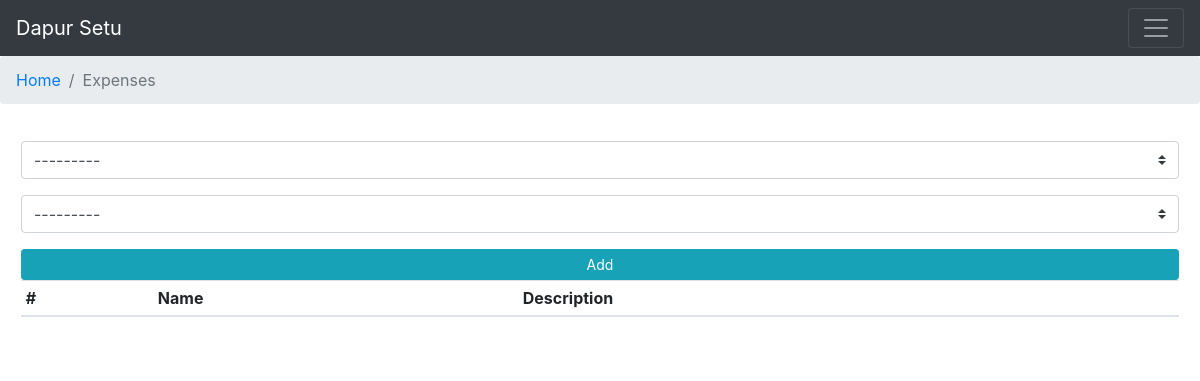
/pengeluaran/ (signed in), run on an earlier commit of the app's database.
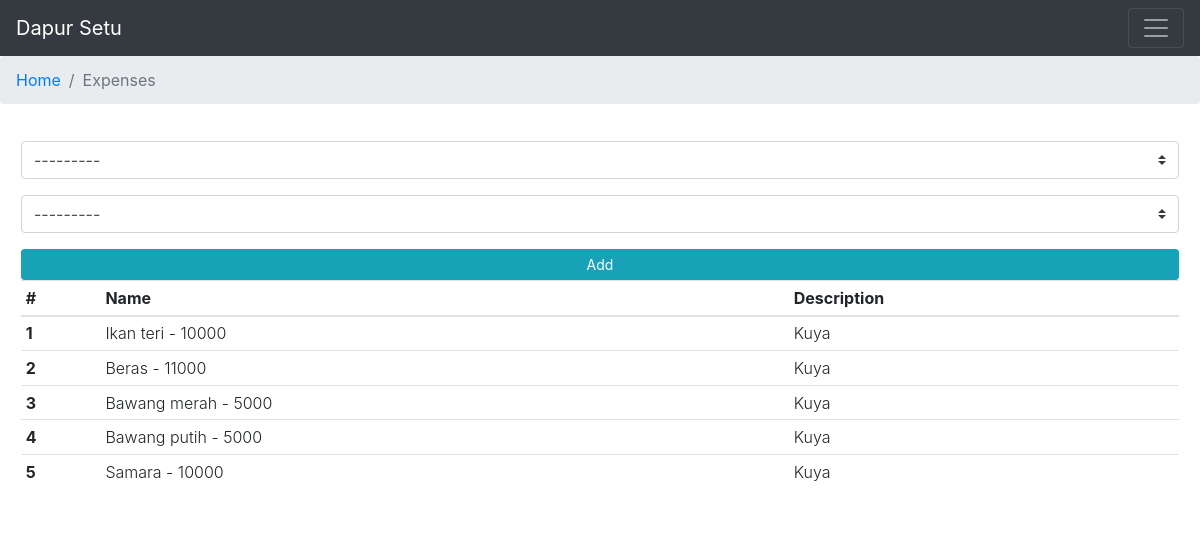
And on a later commit of the database.
### account/models.py (models this page shows, shortened)
class Pengeluaran(models.Model):
    user = models.ForeignKey(User, on_delete=models.CASCADE, related_name='pengeluarans')
    barang = models.ForeignKey(Barang, on_delete=models.CASCADE, related_name='pengeluarans')
    keterangan = models.ForeignKey(Penjualan, on_delete=models.CASCADE, related_name='pengeluarans')
    pub_date = models.DateTimeField(auto_now_add=True)
    class Meta:
        db_table = 'pengeluaran'

class Barang(models.Model):
    user = models.ForeignKey(User, on_delete=models.CASCADE, related_name='barangs')
    nama_barang = models.CharField(max_length=255)
    qty = models.IntegerField(default=0,null=True)
    harga = models.IntegerField(default=0,null=True)
    pub_date = models.DateTimeField(auto_now_add=True)
    class Meta:
        db_table = 'barang'
    def __str__(self):
        ret = self.nama_barang + ' - ' + str(self.harga)
        return ret

class Penjualan(models.Model):
    user = models.ForeignKey(User, on_delete=models.CASCADE, related_name='penjualans')
    pembeli = models.CharField(max_length=255)
    lunas = models.IntegerField(default=0)
    total = models.IntegerField(default=0)
    pub_date = models.DateTimeField(auto_now_add=True)
    class Meta:
        db_table = 'penjualan'
    def __str__(self):
        return self.pembeli

### account/views.py (the view)
# urls.py: path('pengeluaran/', create_pengeluaran, name= 'pengeluaran'),
@user_passes_test(lambda u: u.is_authenticated, login_url='account:login')
def create_pengeluaran(request):
    data = Pengeluaran.objects.all()
    new_form = None
    if request.method == 'POST':
        form = PengeluaranForm(data=request.POST)
        if form.is_valid():
            new_form = form.save(commit=False)
            new_form.user = request.user
            new_form.save()
            messages.success(request, "Saved.")
            return redirect("account:pengeluaran")
    else:
        form = PengeluaranForm()
    return render(request, 'account/add_pengeluaran.html', {'form': form,'data':data})

### account/forms.py
class PengeluaranForm(ModelForm):
    def __init__(self, *args, **kwargs):
        super().__init__(*args, **kwargs)
        self.fields['keterangan'].queryset = Penjualan.objects.filter(lunas='0')
        self.fields['barang'].widget.attrs.update({
            'class': 'custom-select mr-sm-2',
            'autocomplete': 'off',
            'placeholder': 'Items Name',
            })
        self.fields['keterangan'].widget.attrs.update({
            'class': 'custom-select mr-sm-2',
            'autocomplete': 'off',
            'placeholder': 'Descriptions',
            })
    class Meta:
        model = Pengeluaran
        fields = ('barang','keterangan',)
        labels = {
            'barang': _(''),
            'keterangan': _(''),
        }

### account/templates/account/add_pengeluaran.html (shortened to what this page needs)
{% extends 'base.html' %}
{% load humanize %}
{% block breadcrumb %}<li class="breadcrumb-item active" aria-current="page">Expenses</li>{% endblock %}
{% block container %}
<form action="" method="POST">
  {{ form.as_p }}
  <button type="submit" class="btn btn-info btn-sm btn-block">Add</button>
</form>
<table class="table table-sm font-weight-light">
  <thead>
    <tr>
      <th>#</th>
      <th>Name</th>
      <th>Description</th>
    </tr>
  </thead>
  <tbody>
  {% for pengeluaran in data %}
  <tr>
    <th scope="row">{{pengeluaran.id}}</th>
    <td>{{pengeluaran.barang}}</td>
    <td>{{pengeluaran.keterangan}}</td>
  </tr>
  {% endfor %}
</tbody>
</table>
{% endblock %}

What changed in the data, as far as the page shows it:
added Pengeluaran: id "1", barang "Ikan teri - 10000", keterangan "Kuya"
added Pengeluaran: id "2", barang "Beras - 11000", keterangan "Kuya"
added Pengeluaran: id "3", barang "Bawang merah - 5000", keterangan "Kuya"
added Pengeluaran: id "4", barang "Bawang putih - 5000", keterangan "Kuya"
added Pengeluaran: id "5", barang "Samara - 10000", keterangan "Kuya"
